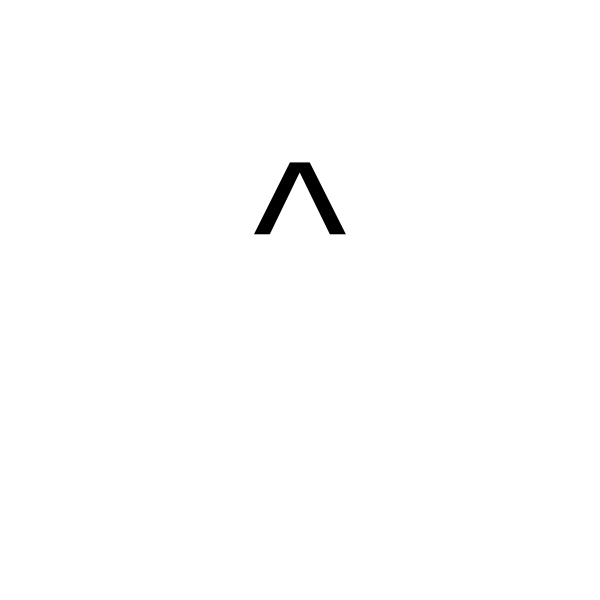
Frame 1 (no input)
Frame 60 (no input): identical to frame 1, image omitted
Frame 120 (the mouse pressed at the canvas centre since frame 60): identical to frame 1, image omitted

The p5.js sketch that drew this single still picture (run headless with seeded random() and noise() and a simulated clock; from frame 60 on, the mouse is pressed at the canvas centre):

// p5.js sketch
// ── sketch.js
function setup() {
    angleMode('degrees')
    createCanvas(600, 600);
}

function draw() {
    background(255);
    textSize(200);
    textAlign(CENTER);
    push();
    rotate();
    fill(0);
    noStroke();
    text('^', 300, 300);
    pop();
}
